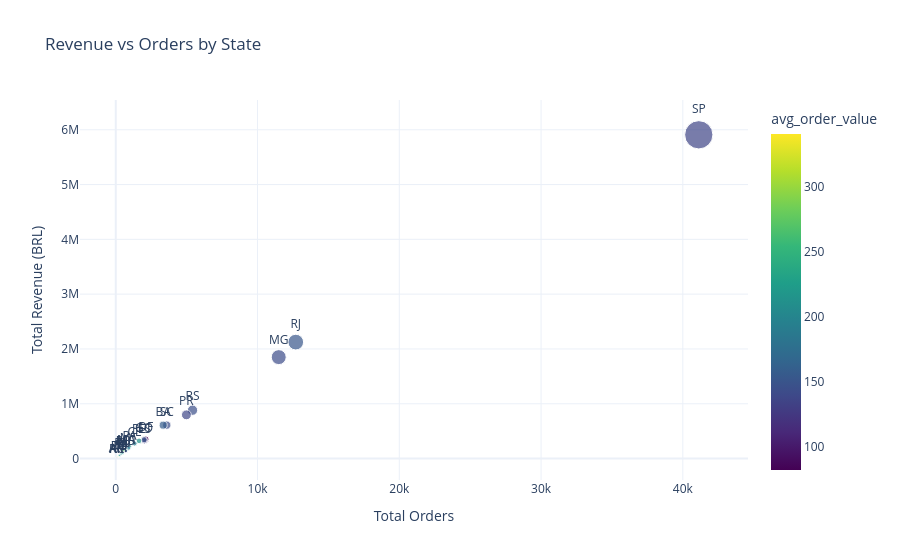

The cell this chart's notebook holds for it:
### Code cell
# Chart 4 — Revenue vs Orders bubble by State
fig4 = px.scatter(
    by_state, x='total_orders', y='total_revenue',
    size='total_customers', text='customer_state',
    title='Revenue vs Orders by State',
    labels={'total_orders': 'Total Orders', 'total_revenue': 'Total Revenue (BRL)', 'total_customers': 'Customers'},
    color='avg_order_value',
    color_continuous_scale='Viridis'
)
fig4.update_traces(textposition='top center')
fig4.update_layout(template='plotly_white')
fig4.show()
with open(os.path.join(OUT, 'customer_revenue_vs_orders.json'), 'w') as f:
    f.write(fig4.to_json())
print('Exported customer_revenue_vs_orders.json')

### Figure 1 — Plotly figure (JSON) as saved in the notebook; plotly's stock layout.template omitted (floating-point values rounded to 4 significant figures)
{"data": [{"hovertemplate": "Total Orders=%{x}<br>Total Revenue (BRL)=%{y}<br>Customers=%{marker.size}<br>customer_state=%{text}<br>avg_order_value=%{marker.color}<extra></extra>", "legendgroup": "", "marker": {"color": [137.1, 152.5, 142.8, 145.7, 137.7, 144.6, 159.7, 82.44, 129.1, 151.0, 212.2, 189.4, 212.5, 182.2, 214.8, 136.8, 270.4, 193.7, 200.6, 210.1, 209.6, 170.6, 231.4, 340.8, 192.1, 183.2, 183.6], "coloraxis": "coloraxis", "size": [39789, 12253, 11144, 5236, 4827, 3503, 3246, 2058, 1951, 1935, 1600, 1302, 944, 872, 715, 687, 516, 478, 472, 400, 338, 271, 234, 142, 77, 67, 44], "sizemode": "area", "sizeref": 99.47, "symbol": "circle"}, "mode": "markers+text", "name": "", "orientation": "v", "showlegend": false, "text": ["SP", "RJ", "MG", "RS", "PR", "SC", "BA", "DF", "ES", "GO", "PE", "CE", "PA", "MT", "MA", "MS", "PB", "PI", "RN", "AL", "SE", "TO", "RO", "AM", "AC", "AP", "RR"], "textposition": "top center", "type": "scatter", "x": [41125, 12697, 11496, 5415, 4982, 3599, 3344, 2120, 2018, 1998, 1643, 1323, 969, 902, 736, 708, 531, 490, 482, 411, 345, 278, 246, 147, 81, 68, 45], "xaxis": "x", "y": [5908000.0, 2125000.0, 1851000.0, 882200.0, 797600.0, 610000.0, 609200.0, 353900.0, 323900.0, 344000.0, 322300.0, 275400.0, 218100.0, 186400.0, 151000.0, 137500.0, 140600.0, 107800.0, 102000.0, 96530.0, 73030.0, 61100.0, 57420.0, 27920.0, 19670.0, 16260.0, 9949.0], "yaxis": "y"}], "layout": {"coloraxis": {"colorbar": {"title": {"text": "avg_order_value"}}, "colorscale": [[0, "#440154"], [0.1111, "#482878"], [0.2222, "#3e4989"], [0.3333, "#31688e"], [0.4444, "#26828e"], [0.5556, "#1f9e89"], [0.6667, "#35b779"], [0.7778, "#6ece58"], [0.8889, "#b5de2b"], [1, "#fde725"]]}, "legend": {"itemsizing": "constant", "tracegroupgap": 0}, "title": {"text": "Revenue vs Orders by State"}, "xaxis": {"anchor": "y", "domain": [0, 1], "title": {"text": "Total Orders"}}, "yaxis": {"anchor": "x", "domain": [0, 1], "title": {"text": "Total Revenue (BRL)"}}}}
